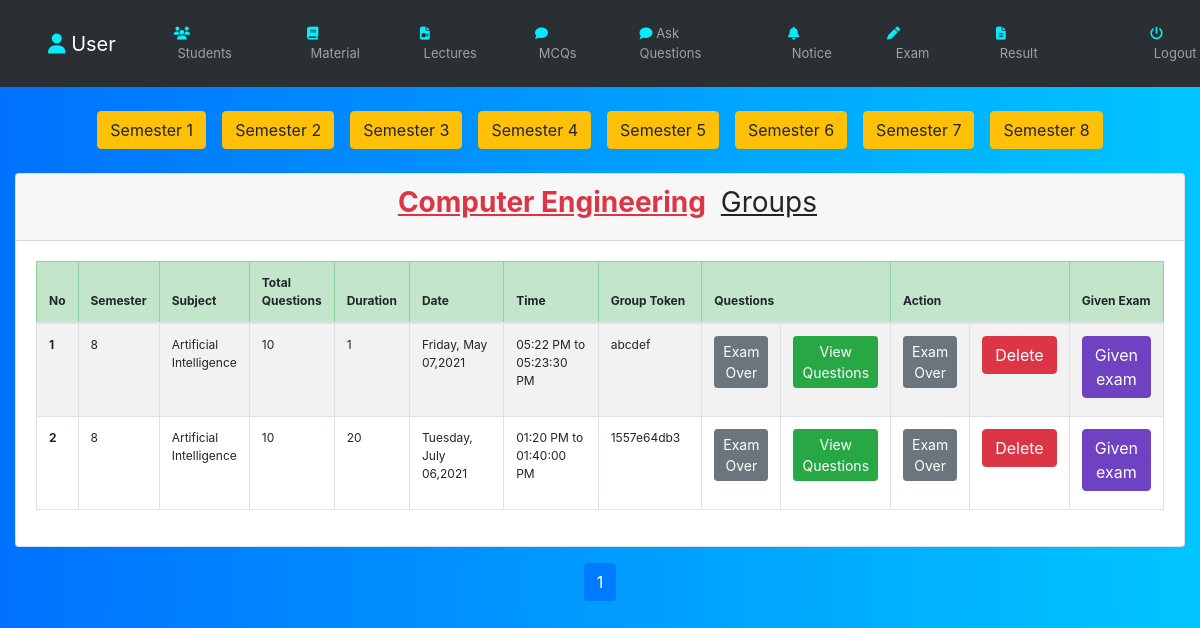
Screenshot of /faculty/view_groups.php?d_id=2 (signed in) with the database file from the repository.
### tables this page shows
CREATE TABLE `department` (
  `d_id` int(25) NOT NULL,
  `department` varchar(255) NOT NULL
);

CREATE TABLE `exam_group` (
  `group_id` int(25) NOT NULL,
  `d_id` int(25) NOT NULL,
  `semester` int(2) NOT NULL,
  `sub_id` int(25) NOT NULL,
  `total_questions` varchar(255) NOT NULL,
  `total_time_minutes` int(5) NOT NULL,
  `date` date NOT NULL,
  `time` time NOT NULL,
  `group_token` varchar(255) NOT NULL,
  `admin_id` int(25) NOT NULL,
  `create_time` datetime NOT NULL DEFAULT current_timestamp(),
  `update_time` datetime DEFAULT NULL
);

CREATE TABLE `subject` (
  `sub_id` int(25) NOT NULL,
  `short_name` varchar(255) DEFAULT NULL,
  `subject` varchar(255) NOT NULL,
  `d_id` int(25) NOT NULL,
  `semester` int(10) NOT NULL,
  `create_time` datetime NOT NULL DEFAULT current_timestamp(),
  `update_time` datetime DEFAULT NULL
);

### inc/function.php (called while the page is built, shortened)
<?php
require '../db/dbcon.php';
	?>
<?php
function sub_id($sub_id) {
	global $con;
	    $Select_Subject = "SELECT subject.subject FROM subject WHERE sub_id=$sub_id";
	    $SelectResult = mysqli_query($con, $Select_Subject);
	    $row = mysqli_fetch_array($SelectResult);
	     return $row['subject'];
}
function d_id($d_id) {
	global $con;
	    $Select_department = "SELECT department.department FROM department WHERE d_id=$d_id";
	    $SelectResult = mysqli_query($con, $Select_department);
	    $row = mysqli_fetch_array($SelectResult);
	     return $row['department'];
}
function DateWeek($date)
	{
         return date("l, F d,Y",strtotime($date));
	}
function TimeMinute($time)
	{
         return date("h:i A",strtotime($time));
	}
?>

### faculty/view_groups.php (the view, shortened to what this page needs)
<?php
include '../inc/faculty.php';
require '../db/dbcon.php';
if (isset($_GET['d_id'])>0 && $_GET['d_id']<5 && $_GET['d_id']!='')
    {
        $limit=5;
        if (isset($_GET['page'])) {
            $page=$_GET['page'];
        }else{
            $page=1;
        }
        $offset=($page-1)*$limit;
        $d_id=$_GET['d_id'];
?>
<body>
        <div class="container-fluid">
            <center>
        <?php
        $dark = $semActive = $semEcho = $sub = $subActive = $sub_id1='';
        $flag=false;
        $sql="SELECT  exam_group.*, department.department FROM exam_group,department WHERE exam_group.d_id=$d_id && department.d_id=$d_id LIMIT {$offset},{$limit}";
        $pageSql="SELECT * FROM `exam_group` WHERE exam_group.d_id=$d_id";
        for ($sem=1; $sem<=8; $sem++) {
                if ($sem==$semActive) {
                    $dark='btn-purple';
                } else{
                    $dark="btn-warning";
                }
                    echo '<a class="btn '.$dark.' m-2 my-4" href="view_groups.php?d_id='.$d_id.'&sem_id='.$sem.'">Semester '.$sem.'</a>';
            }
            ?>
    </center>
        <div class="card">
            <div class="card-header">
                <h3 class="text-center "><?php echo $semEcho ?> <b class="text-decoration-underline text-danger"><?php echo d_id($d_id); ?></b>  <b class=" font-weight-normal text-decoration-underline">Groups</b></h3>
            </div>
            <div class="card-body">
                <div class="table-responsive">
                    <table class="table thover ts table-bordered ">
                        <thead class="table-success">
                            <tr>
                                <th  width="2%">No</th>
                                <?php
                                    if (!isset($subSql)) {
                                        echo "<th width='3%'>Semester</th>
                                              ";
                                    }
                                    ?>
                                    <?php
                                    if ($flag==false) {
                                        echo "
                                              <th width='8%'>Subject</th>";
                                    }
                                    ?>
                                <th  width="6%">Total Questions</th>
                                <th  width="6%">Duration</th>
                                <th  width="10%">Date</th>
                                <th  width="10%">Time</th>
                                <th  width="10%">Group Token</th>
                                <th colspan="2" width="15%">Questions</th>
                                <th width="10%" colspan="2">Action</th>
                                <th  width="8%">Given Exam</th>
                            </tr>
                        </thead>
                        <tbody>
                            <?php
        $result=mysqli_query($con,$sql);
        $records=mysqli_num_rows($result);
        if ($records==0){
            echo "<td colspan='15' align='center' class='text-danger'><b>No groups!</td></b>";
        }else{
            $No = $offset;
        while ($row = mysqli_fetch_assoc($result)) {
            $No = $No + 1;
                                    $date=$row['date'];
                                    $time=$row['time'];
                                    $group_id=$row['group_id'];
                                    $start_time = date('Y-m-d H:i:s', strtotime("$date $time"));
                                    $now=date("Y-m-d H:i:s");
                                    $total_time_minutes=$row['total_time_minutes'];
                                    $added_time=date("h:i:s A",strtotime($time."+".$total_time_minutes." Minutes"));
                                    $end_time=date('Y-m-d H:i:s', strtotime("$date $added_time"));
        ?>
                            <tr>
                                <td><?php echo "<b>".$No."</b>"; ?></td>
                                <?php
                                            if (!isset($subSql)) {
                                                echo "<td>" . $row['semester'] . "</td>
                                                      ";
                                            }
                                            ?>
                                            <?php
                                            if ($flag==false) {
                                                echo "
                                                      <td>" . sub_id($row['sub_id']) . "</td>";
                                            }
                                            ?>
                                <td> <?php echo $row['total_questions']; ?> </td>
                                <td> <?php echo $row['total_time_minutes']; ?> </td>
                                <td> <?php echo DateWeek($date); ?> </td>
                                <td> <?php echo TimeMinute($time)." to ".$added_time; ?> </td>
                                <td> <?php echo $row['group_token']; ?> </td>
                                <?php
                                if ($now>$end_time) {
                                    echo '<td class="text-right">
                                            <p class="btn btn-sm btn-secondary " name="">Exam Over</p>
                                        </td>';
                                }elseif($now>$start_time && $now<$end_time){
                                     echo '<td class="text-right">
                                                <p class="btn btn-sm btn-warning " name="">Exam Running</p>
                                            </td>';
                                }else{
                                    echo '<td class="text-right">
                                    <a href="add_questions.php?group_id='.$group_id.'" class="btn btn-sm btn-warning " name="">Add Questions</a>
                                </td>';
                                }
                                 ?>
                                <td class="text-left">
                                    <a href="view_questions.php?group_id=<?php echo $group_id; ?>" class="btn btn-sm btn-success ">View Questions</a>
                                </td>
                                 <?php
                                    if($now>$start_time && $now<$end_time){
                                         echo '<td class="text-right">
                                                <p class="btn btn-sm btn-warning " name="">Exam Running</p>
                                            </td>';
                                    }elseif ($now>$end_time) {
                                        echo '<td class="text-right">
                                            <p class="btn btn-sm btn-secondary " name="">Exam Over</p>
                                        </td>';
                                    }else{
                                    echo '<td class="text-right">
                                            <a href="edit_group.php?group_id='.$group_id.'" class="btn  btn-primary" href="">Edit</a>
                                        </td>';
                                    }
                                 ?>
                                <td>
                                    <a href="delete.php?group_id=<?php echo $group_id; ?>" class="btn btn-danger" href="">Delete</a>
                                </td>
                                <?php
                                if ($now<$start_time) {
                                    echo '<td >
                                    <p class="btn btn-sm btn-info " name="">Exam not Started</p>
                                </td>';
                                }elseif($now>$start_time && $now<$end_time){
                                     echo '<td>
                                                <p class="btn btn-sm btn-warning " name="">Exam Running</p>
                                            </td>';
                                }else{
                                    echo '<td >
                                            <a href="given_exam.php?group_id='.$group_id.'" class="btn  btn-purple" href="">Given exam</a>
                                        </td>';
                                }
                                 ?>
                            </tr>
                            <?php
                        }
                    }
                        ?>
                        </tbody>
                    </table>
                </div>
            </div>
        </div>
    </div>
    <div class="container mt-3">
    <?php
        $records1=mysqli_num_rows(mysqli_query($con,$pageSql));
        if ($records1>0) {
            $total_page=ceil($records1/$limit);
            echo'<ul class="pagination justify-content-center">';
            for ($i=1; $i<=$total_page; $i++) {
                if ($i==$page) {
                    $active='active';
                } else{
                    $active="";
                }
                if (isset($_GET['sem_id']) && $_GET['d_id']>0 && $_GET['sem_id']<=8 && $_GET['sem_id']!='') {
                    if (isset($_GET['sem_id']) && $_GET['d_id']>0 && $_GET['sem_id']<=8 && $_GET['sem_id']!=''&& isset($_GET['sub_id']) && $_GET['sub_id']!='' ) {
                        $PageNo='<li class="page-item '.$active.'"><a class="page-link" href="view_groups.php?d_id='.$d_id.'&sem_id='.$sem_id.'&sub_id='.$sub_id1.'&page='.$i.'">'.$i.'</a></li>';
                    }else{
                    $PageNo='<li class="page-item '.$active.'"><a class="page-link" href="view_groups.php?d_id='.$d_id.'&sem_id='.$sem_id.'&page='.$i.'">'.$i.'</a></li>';
                    }
                }else{
                    $PageNo='<li class="page-item '.$active.'"><a class="page-link" href="view_groups.php?d_id='.$d_id.'&page='.$i.'">'.$i.'</a></li>';
                }
                echo $PageNo;
            }
            echo'</ul>';
            }
    } else {
        echo "<h2 class='text-danger text-center mt-5'>Invalid ID</h2> ";
    }
    ?>
</div>
</body>
</html>

### inc/faculty.php (style rules this page uses)
table,th,td, center { font-size: 12px; }
.ts tbody tr:nth-of-type(odd) { background-color: rgba(0, 0, 0, 0.05); }
body { background: #00c6ff; background: linear-gradient(to right, #0072ff, #00c5ff); }

### rows the page displays
department: department "Computer Engineering"
exam_group: semester "8", sub.subject "Artificial Intelligence", total_questions "10", total_time_minutes "1", date "Friday, May 07,2021", time "05:22 PM", added_time "05:23:30 PM", group_token "abcdef", shows "Exam Over"
exam_group: semester "8", sub.subject "Artificial Intelligence", total_questions "10", total_time_minutes "20", date "Tuesday, July 06,2021", time "01:20 PM", added_time "01:40:00 PM", group_token "1557e64db3", shows "Exam Over"
